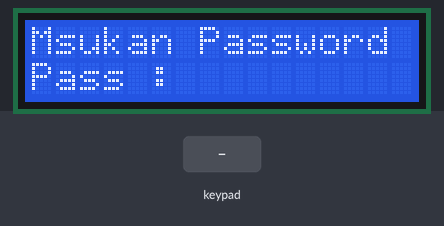
A sketch run on a simulated Arduino Uno, built with avr-gcc and run on an emulated ATmega328P. Shown: 16×2 character LCD. Inputs (shaded band) come from the test bench. The local clock reads 2024-03-15 10:24:30 at power-on unless the sketch sets it.

Above: at 1.2 s.
1.3 s: keypad keys A 0 1 0 8 9 9 pressed 0.4 s apart
At 1.51 s:
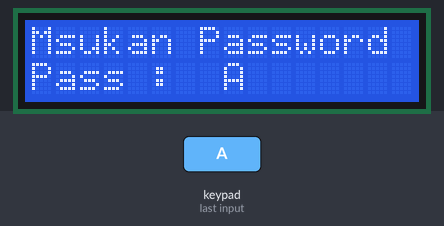
At 4.1 s:
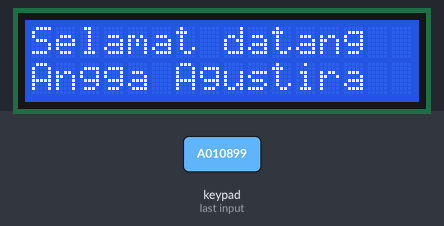
5.6 s: key 'A' pressed
At 9.7 s:
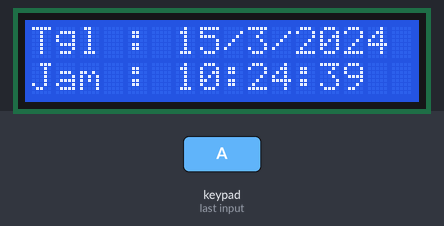
Timing chart, 0 to 11.2 s (numbered marks = the images above; inputs shaded):
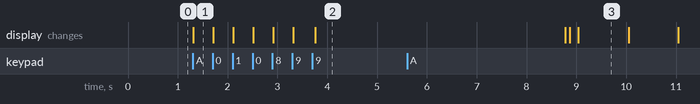

The sketch:

LCD_16x2__RTC_DHT11.ino
```cpp
#include <virtuabotixRTC.h>
virtuabotixRTC myRTC(10, 11, 12); //CLK, DAT, RST

#include <DHT.h>
DHT dht(13, DHT11); //Pin, Jenis DHT

#include <Wire.h>
#include <LiquidCrystal_I2C.h>
LiquidCrystal_I2C lcd(0x3F,  2, 1, 0, 4, 5, 6, 7, 3, POSITIVE);

#include <Keypad.h>
#define Password_Lenght 8
#define ganti_lenght 1

char Data[Password_Lenght]; // 6 is the number of chars it can hold + the null char = 7
char Master[Password_Lenght] = "A010899";
byte data_count = 0,    master_count = 0;
char customKey;
char pindah;
char ganti[ganti_lenght];
byte ganti_count = 1;

const byte ROWS = 4;
const byte COLS = 4;

char hexaKeys[ROWS][COLS] = {
  {'1', '2', '3', 'A'},
  {'4', '5', '6', 'B'},
  {'7', '8', '9', 'C'},
  {'*', '0', '#', 'D'}
};

byte rowPins[ROWS] = {9, 8, 7, 6};
byte colPins[COLS] = {5, 4, 3, 2};

Keypad customKeypad = Keypad(makeKeymap(hexaKeys), rowPins, colPins, ROWS, COLS);

void setup() {
  lcd.begin(16,2);
  Serial.begin(9600);
  dht.begin();
  //myRTC.setDS1302Time(00, 46, 17, 6, 18, 01, 2019); // Set Waktu(detik,menit,jam,  ,hari,bulan,tahun)
}

void loop() {
  while(!((data_count == Password_Lenght-1)&&(!strcmp(Data,Master)))){
    lcd.setCursor(0,0);
    lcd.print("Msukan Password");
    lcd.setCursor(0,1);
    lcd.print("Pass : ");
    customKey = customKeypad.getKey();
    if (customKey) // makes sure a key is actually pressed, equal to (customKey != NO_KEY)
    {
      Data[data_count] = customKey; // store char into data array
      lcd.setCursor(data_count+8,1); // move cursor to show each new char
      lcd.print(Data[data_count]); // print char at said cursor
      data_count++;
      if((data_count == Password_Lenght-1)&&(!strcmp(Data,Master))){
        lcd.clear();
        lcd.setCursor(0,0);
        lcd.print("Selamat datang");
        lcd.setCursor(0,1);
        lcd.print("Angga Agustira");
        delay(5000);
        lcd.clear();
      }
      else if(((data_count == Password_Lenght-1)&&(strcmp(Data,Master)))){
        lcd.clear();
        lcd.setCursor(0,0);
        lcd.print("Password salah");
        lcd.setCursor(0,1);
        lcd.print("Slhkn coba lagi");
        delay(1000);
        lcd.clear();
        clearData();
      }
    }
  }
  while((ganti[1] != 'A')&&(ganti[1]!= 'B')){
    lcd.setCursor(0,0);
    lcd.print("A.Mod Jam");
    lcd.setCursor(0,1);
    lcd.print("B.Mod Suhu Rngn");
    pindah = customKeypad.getKey();
    if(pindah){
      ganti_count++;
      ganti[1] = pindah;
      lcd.clear();
    }
  }
  if(ganti[1] == 'A'){
     myRTC.updateTime();
     lcd.setCursor(0,0);
     lcd.print("Tgl : ");
     lcd.print(myRTC.dayofmonth);
     lcd.print("/");
     lcd.print(myRTC.month);
     lcd.print("/");
     lcd.print(myRTC.year);
     lcd.print(" ");
     lcd.setCursor(0,1);
     lcd.print("Jam : ");
     lcd.print(myRTC.hours);
     lcd.print(":");
     lcd.print(myRTC.minutes);
     lcd.print(":");
     lcd.print(myRTC.seconds);
     lcd.println(' ');
  }
  else if(ganti[1] == 'B'){
    float kelembaban = dht.readHumidity();
    float suhu = dht.readTemperature();
    delay(1000);
    lcd.clear();
    lcd.setCursor(0,0);
    lcd.print("Klmbbn : ");
    lcd.setCursor(9,0);
    lcd.print(kelembaban);
    lcd.setCursor(15,0);
    lcd.write(B00100101);
    lcd.setCursor(0,1);
    lcd.print("Suhu   : ");
    lcd.setCursor(9,1);
    lcd.print(suhu);
    lcd.setCursor(14,1);
    lcd.write(B11011111);
    lcd.setCursor(15,1);
    lcd.print("C");
    lcd.println(' ');
    }
}

void clearData()
{
  while(data_count !=0)
  {   // This can be used for any array size,
    Data[data_count--] = 0; //clear array for new data
  }
  return;
}
```

Measured:
- after the input at 1.3 s, the display: changes at once (image 1)
- after the input at 5.6 s, the display: first differs from a run without the input after 3.3 s (image 3 shows a later state)
